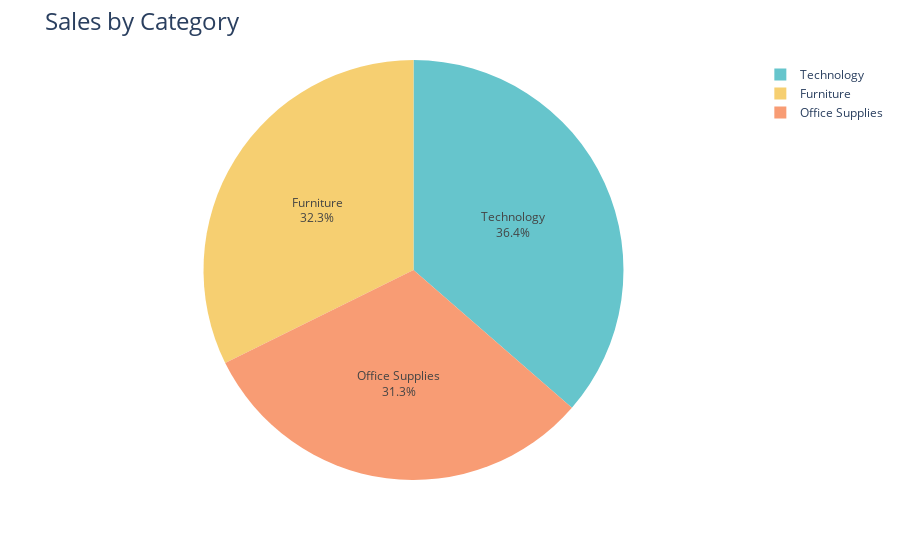

Notebook code cell kept with this figure:
### Code cell
fig=px.pie(sales_by_category,values='Sales',names='Category'
           ,color_discrete_sequence=px.colors.qualitative.Pastel)# can give a parameter 'hole=0.5' to make donut like shape
fig.update_traces(textposition='inside',textinfo='percent+label')
fig.update_layout(title_text='Sales by Category',title_font=dict(size=24))
fig.show()

### Figure 1 — Plotly figure (JSON) as saved in the notebook; plotly's stock layout.template omitted (floating-point values rounded to 4 significant figures)
{"data": [{"domain": {"x": [0, 1], "y": [0, 1]}, "hovertemplate": "Category=%{label}<br>Sales=%{value}<extra></extra>", "labels": ["Furniture", "Office Supplies", "Technology"], "legendgroup": "", "name": "", "showlegend": true, "textinfo": "percent+label", "textposition": "inside", "type": "pie", "values": [742000.0, 719000.0, 836200.0]}], "layout": {"legend": {"tracegroupgap": 0}, "margin": {"t": 60}, "piecolorway": ["rgb(102, 197, 204)", "rgb(246, 207, 113)", "rgb(248, 156, 116)", "rgb(220, 176, 242)", "rgb(135, 197, 95)", "rgb(158, 185, 243)", "rgb(254, 136, 177)", "rgb(201, 219, 116)", "rgb(139, 224, 164)", "rgb(180, 151, 231)", "rgb(179, 179, 179)"], "title": {"font": {"size": 24}, "text": "Sales by Category"}}}
